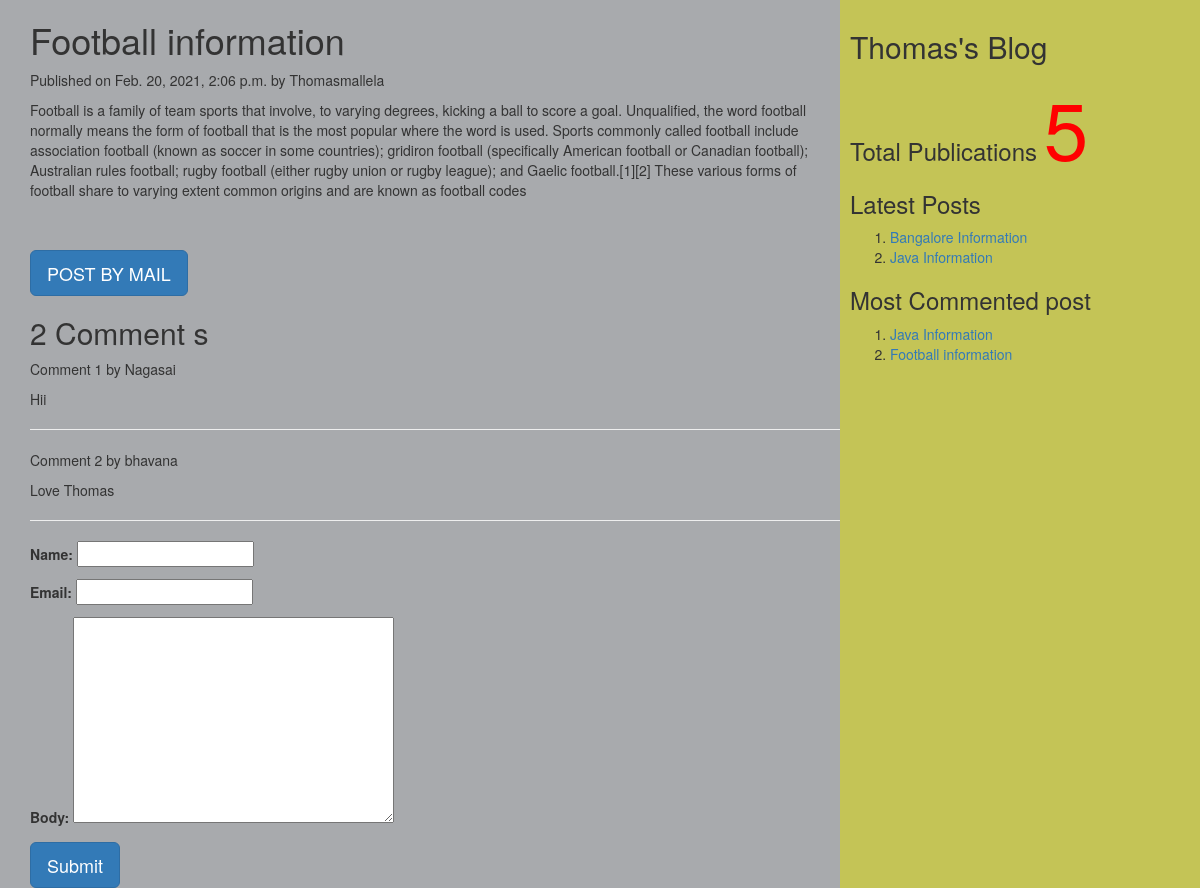
Page /2021/02/20/football-information/ on the committed database.
### myApp/models.py (models this page shows, shortened)
class Post(models.Model):
    tags=TaggableManager()
    STATUS_CHOICE=(('draft','Draft'),('published','Published'))
    title=models.CharField(max_length=200)
    slug=models.SlugField(max_length=50,unique_for_date='publish')
    author=models.ForeignKey(User,related_name='blog_posts',on_delete=models.CASCADE)
    body=models.TextField()
    publish=models.DateTimeField(default=timezone.now)
    created=models.DateTimeField(auto_now_add=True)
    updated=models.DateTimeField(auto_now=True)
    status=models.CharField(max_length=20,choices=STATUS_CHOICE,default='draft')
    objects=CustomManager()
    class Meta:
        ordering=('-publish',)
    def get_absolute_url(self):
        return reverse('post_detail',args=[self.publish.year,self.publish.strftime('%m'),self.publish.strftime('%d'),self.slug])

class Comment(models.Model):
    name=models.CharField(max_length=50)
    post=models.ForeignKey(Post,related_name="comments",on_delete=models.CASCADE)
    email=models.EmailField()
    body=models.TextField()
    created=models.DateTimeField(auto_now_add=True)
    updated=models.DateTimeField(auto_now=True)
    active=models.BooleanField(default=True)
    class Meta:
        ordering=('created',)

### myApp/views.py (the view, shortened to what this page needs)
# urls.py: url(r'^(?P<year>\d{4})/(?P<month>\d{2})/(?P<day>\d{2})/(?P<post>[-\w]+)/$',views.post_detail_view,name='post_detail'),
def post_detail_view(request,year,month,day,post):
    post=get_object_or_404(Post,slug=post,publish__year=year,publish__month=month,publish__day=day)
    comments=post.comments.filter(active=True)
    csubmit=False
    form=CommentForm()
    d={'post':post,'form':form,'csubmit':csubmit,'comments':comments}
    return render(request,'myApp/post_detail.html',d)

### myApp/forms.py
class CommentForm(forms.ModelForm):
    class Meta:
        model=Comment
        fields=('name','email','body')

### myApp/models.py (called while the page is built)
    def get_queryset(self):
        return super().get_queryset().filter(status='published')

### myApp/templatetags/mytags.py (called while the page is built)
@register.simple_tag
def total_posts():
    return Post.objects.count()

@register.inclusion_tag('myApp/latest_post.html')
def show_latest_posts(count=3):
    latest_posts=Post.objects.order_by('-publish')[:count]
    return {'latest_posts':latest_posts}

@register.simple_tag
def get_most_commented_posts(count=2):
    return Post.objects.annotate(total_comments=Count('comments')).order_by('-total_comments')[:count]

### templates/myApp/post_detail.html (shortened to what this page needs)
<html>
    {%extends 'myApp/parent.html' %}
        {%block content_block%}
        <h1>{{post.title}}</h1>
        <p>Published on {{post.publish}} by {{post.author|title}}</p>
        {{post.body|linebreaks}} <br><br>
        <a href="/{{post.id}}/share" class="btn btn-lg btn-primary">POST BY MAIL</a>
        {%with comments.count as comments_count%}
        <h2>{{comments_count}} Comment {{comments_count|pluralize}}</h2>
        {%endwith%}
        {%if comments%}
         {%for c in comments%}
         <p>Comment {{forloop.counter}} by {{c.name}}</p>
        <div>{{c.body|linebreaks}}</div>
        <hr>
        {%endfor%}
        {%else%}
         <p style="color:blue;font-size: 30px;font-style: italic;border-bottom: 2px red solid;">There are no comments</p>
        {%endif%}
         {%if csubmit%}
         <h2>Thankyou..Your comment has been added successfully!!</h2>
         {%else%}
         <form method="post">
            {{form.as_p}}
            <input type="submit" class="btn btn-lg btn-primary" value="Submit">
        </form>
        {%endif%}
        {%endblock%}

### templates/myApp/parent.html (shortened to what this page needs)
<html>
    {%load mytags%}
    <head>
        <link rel="stylesheet" href="https://maxcdn.bootstrapcdn.com/bootstrap/3.3.7/css/bootstrap.min.css">
    </head>
    <body>
        <div class="content" style="width:70%;float:left;height: 100%;background-color:a8aaad;padding: 0 0 0 30px;">
            {%block content_block%}
            {%endblock%}
        </div>
        <div class="sidebar" style="width:30%;float:right;height: 100%;background-color:c4c456;padding: 10px;">
            <h2>Thomas's Blog</h2>
            <h3>Total Publications
                <span style="color:red;font-size: 80px;">
                {%total_posts%}</span>
                <h3>Latest Posts</h3>
                {% show_latest_posts 2%}
                <h3>Most Commented post</h3>
                {%get_most_commented_posts as m%}
                <ol>
                    {%for post in m%}
                    <li>
                        <a href="{{post.get_absolute_url}}">{{post.title}}</a>
                    </li>
                    {%endfor%}
                </ol>
            </h3>
        </div>
    </body>
</html>

### templates/myApp/latest_post.html (shortened to what this page needs)
<html>
<body>
    <ol>
    {%for post in latest_posts%}
    <li><a href="{{post.get_absolute_url}}">{{post.title}}</a></li>
    {%endfor%}
</body>
</html>

### rows in the picture
Post: title "Football information", publish "Feb. 20, 2021, 2:06 p.m.", author "Thomasmallela", body "Football is a family of team sports that involve, to varying degrees, kicking a ball to score a goal. Unqualified, the word football normally means the form of football that is the most popular where the word is used. Sports commonly called football include association football (known as soccer in some countries); gridiron football (specifically American football or Canadian football); Australian rules football; rugby football (either rugby union or rugby league); and Gaelic football.[1][2] These various forms of football share to varying extent common origins and are known as football codes"
Comment: name "Nagasai", body "Hii"
Comment: name "bhavana", body "Love Thomas"
Post: title "Bangalore Information"
Post: title "Java Information"

### other values in the picture
{{ comments_count }} "2"
